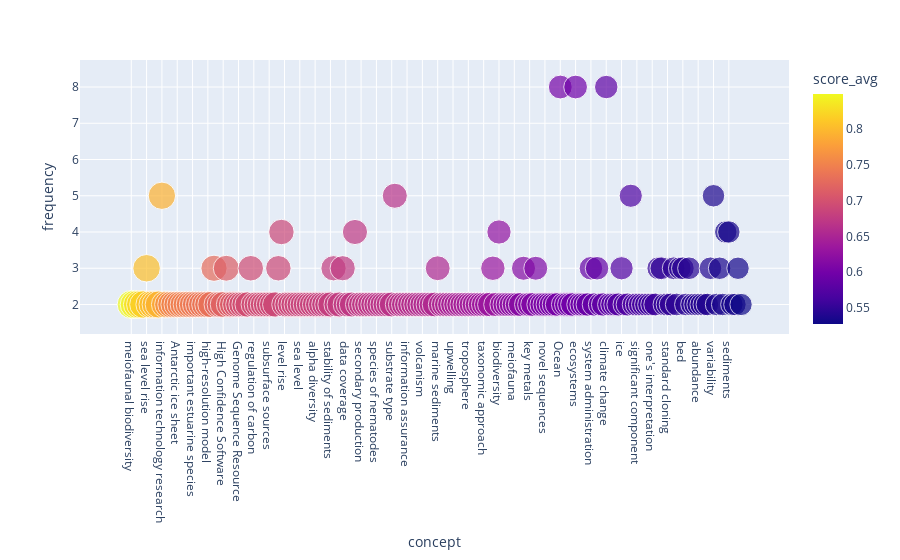

Notebook cell for this chart:
### Markdown cell above
## 2. A first look at the concepts we extracted

The goal of this section is understanding what are the best settings to use, in order to extract useful concepts.

### Code cell
#@markdown ## Define the best parameters to isolate 'interesting' concepts
#@markdown Frequency: how many documents include a concept (100 = no upper limit). 
#@markdown Tip: concepts with very high frequencies tend to be common words, so it is useful to exclude them. 
FREQ_MIN = 2 #@param {type: "slider", min: 1, max: 10, step:1}
FREQ_MAX = 70 #@param {type: "slider", min: 10, max: 100, step:10}
#@markdown ---
#@markdown Score: the average relevancy score of concepts, for the dataset we extracted above.
#@markdown This value tends to be a good indicator of 'interesting' concepts.
SCORE_MIN = 0.4  #@param {type: "slider", min: 0, max: 1, step:0.1}
#@markdown ---
#@markdown Select how many concepts to include in the visualization 
MAX_CONCEPTS = 200 #@param {type: "slider", min: 20, max: 1000, step:10}

if FREQ_MAX == 100:
  FREQ_MAX = 100000000
print(f"""You selected:\n->{MAX_CONCEPTS}\n->{FREQ_MIN}-{FREQ_MAX}\n->{SCORE_MIN}""") 

filtered_concepts = concepts_unique.query(f"""frequency >= {FREQ_MIN} & frequency <= {FREQ_MAX} & score_avg >= {SCORE_MIN} """)\
                    .sort_values(["score_avg", "frequency"], ascending=False)[:MAX_CONCEPTS]

px.scatter(filtered_concepts, 
           x="concept", 
           y="frequency", 
           height=700,
           color="score_avg", 
           size="score_avg")

### Figure 1 — Plotly figure (JSON) as saved in the notebook; plotly's stock layout.template omitted (floating-point values rounded to 4 significant figures; data arrays with more than 128 entries replaced by an {"elided": "..."} marker saying what was removed)
{"data": [{"hovertemplate": "concept=%{x}<br>frequency=%{y}<br>score_avg=%{marker.color}<extra></extra>", "legendgroup": "", "marker": {"color": {"elided": "200 float values"}, "coloraxis": "coloraxis", "size": {"elided": "200 float values"}, "sizemode": "area", "sizeref": 0.00212, "symbol": "circle"}, "mode": "markers", "name": "", "orientation": "v", "showlegend": false, "type": "scatter", "x": {"elided": "200 str values"}, "xaxis": "x", "y": {"elided": "200 int values"}, "yaxis": "y"}], "layout": {"autosize": true, "coloraxis": {"colorbar": {"title": {"text": "score_avg"}}, "colorscale": [[0, "#0d0887"], [0.1111, "#46039f"], [0.2222, "#7201a8"], [0.3333, "#9c179e"], [0.4444, "#bd3786"], [0.5556, "#d8576b"], [0.6667, "#ed7953"], [0.7778, "#fb9f3a"], [0.8889, "#fdca26"], [1, "#f0f921"]]}, "legend": {"itemsizing": "constant", "tracegroupgap": 0}, "margin": {"t": 60}, "xaxis": {"anchor": "y", "autorange": true, "domain": [0, 1], "range": [-14.84, 213.1], "title": {"text": "concept"}, "type": "category"}, "yaxis": {"anchor": "x", "autorange": true, "domain": [0, 1], "range": [1.353, 8.602], "title": {"text": "frequency"}, "type": "linear"}}}
